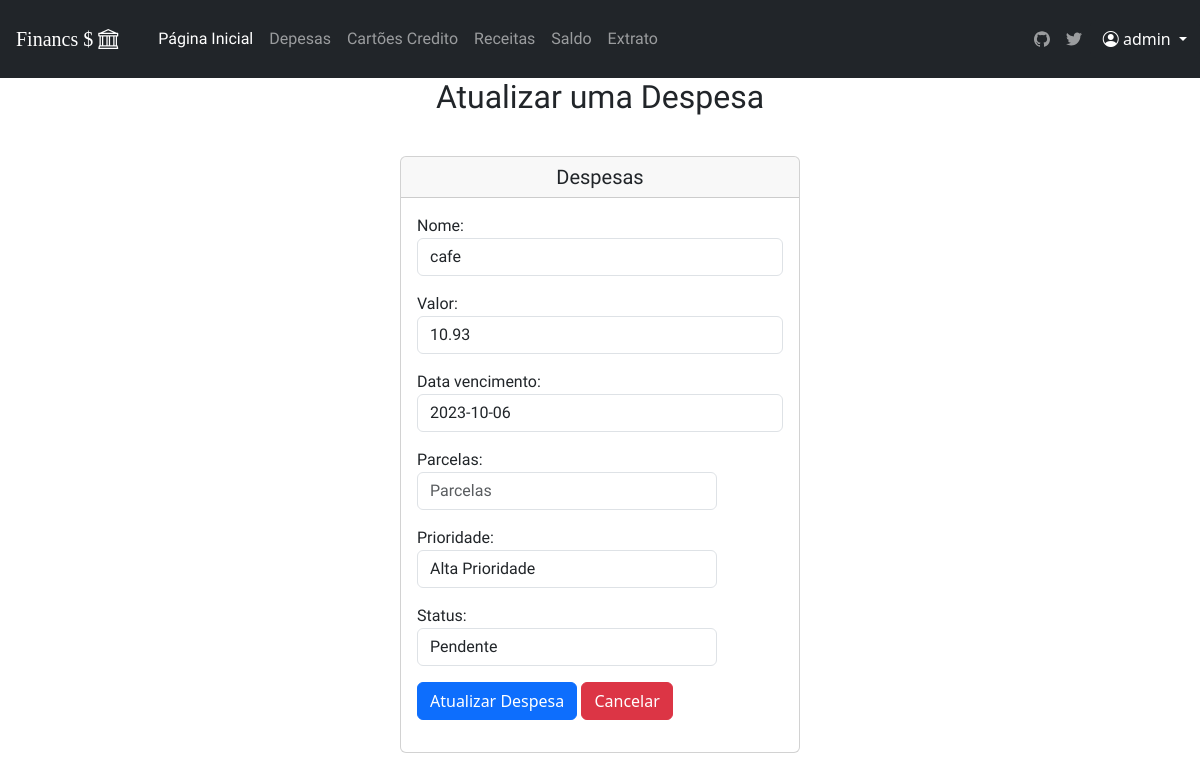
/atualizar_despesa/18/ (signed in), run on the app's committed database.
### financas/models.py (models this page shows, shortened)
class Despesa (models.Model):
    id_usuario= models.ForeignKey(User, on_delete=models.CASCADE)
    nome = models.CharField(max_length=100)
    valor = models.DecimalField(max_digits=10, decimal_places=2)
    prioridade = models.CharField(max_length=50, choices=Prioridades)
    data_entrada = models.DateField()
    data_vencimento = models.DateField(null=True)
    parcelas = models.IntegerField(blank=True, null=True)
    status = models.CharField(max_length=50, choices=Status)
    data_paga = models.DateField()
    changed = models.CharField(max_length=50, choices=Changed)
    dp_rc =  models.CharField(max_length=50, choices=dp_rc)

### financas/views.py (the view)
# urls.py: path('atualizar_despesa/<id_despesa>/',atualizar_despesa, name='atualizar_despesa'),
@login_required
def atualizar_despesa(request, id_despesa):
    despesa = Despesa.objects.filter(id=id_despesa, id_usuario=request.user).first()
    id_usuario = request.user.id
    if request.method == 'POST':
        form = DespesaForm(request.POST, instance=despesa)
        if form.is_valid():
            form.save()
            return redirect('despesa', id_usuario )
    else:
        form = DespesaForm(instance=despesa)
    context = {
        'form': form
    }
    return render(request, 'despesa/atualizar_despesa.html', context)

### financas/forms.py
class DespesaForm(forms.ModelForm):
    prioridade = forms.ChoiceField(choices=Prioridades, widget=forms.Select(attrs={'class': "form-control", 'style': 'max-width: 300px; text-align: left;'}))
    status = forms.ChoiceField(choices=Status, widget=forms.Select(attrs={'class': "form-control", 'style': 'max-width: 300px; text-align: left;'}))
    parcelas = forms.IntegerField(required=False , widget=forms.NumberInput(attrs={ 'class': "form-control", 'style': 'max-width: 300px; text-align: left;', 'placeholder': 'Parcelas'}))
    class Meta:
        model = Despesa
        fields = ['nome', 'valor', 'data_vencimento', 'parcelas','prioridade', 'status']
        widgets = {
            'nome': forms.TextInput(attrs={'class': 'form-control'}),
            'valor': forms.NumberInput(attrs={'class': 'form-control',   }),
            'data_entrada' : forms.DateInput(attrs={'class': 'form-control' , 'style': 'max-width: 300px;'}),
            'data_vencimento': forms.DateInput(attrs={'class': 'form-control'}),
        }

### financ/timeout.py (called while the page is built, shortened)
    def __call__(self, request):
        if request.user.is_authenticated:
            last_activity = request.session.get('last_activity')
            request.session['last_activity'] = datetime.datetime.now().isoformat()
        response = self.get_response(request)
        return response

### financas/static/templates/despesa/atualizar_despesa.html (shortened to what this page needs)
{%extends 'base.html'%}
{%load static %}
{%block content%}
<h2 class=" text-center">Atualizar uma Despesa</h2>
<div class='container mt-4 d-flex justify-content-center align-items-center'>
    <div class="card mt-3" style="width:400px">
      <h5 class="card-header text-center">Despesas</h5>
      <div class="card-body ">
                <form method="post">
                    <div class="form-group">
                  {{form.as_p}}
                <button type="submit" class="btn btn-primary text-white" >Atualizar Despesa </button>
                <a href="{%url 'despesa' request.user.id %}" class="btn btn-danger text-white" >Cancelar</a>
                </form>
      </div>
    </div>
</div>
{%endblock%}

### financas/static/templates/base.html (shortened to what this page needs)
{%load static %}
<head>
	<link href="https://cdn.jsdelivr.net/npm/bootstrap@5.3.0/dist/css/bootstrap.min.css" rel="stylesheet">
	<link rel="stylesheet" href="https://cdn.jsdelivr.net/npm/bootstrap-icons@1.10.5/font/bootstrap-icons.css">
	<link rel="stylesheet" href = "{% static  'bs4/css/style.css'%}" >
</head>
<body>
	<nav class="navbar navbar-expand-lg navbar-dark bg-dark ">
		{%if request.user.is_authenticated %}
			<a id= 'title' class="navbar-brand p-3 font " href="{%url 'index' request.user.id %}">Financs $ <i class="bi bi-bank"></i></a>
		{%else%}
			<a class="navbar-brand p-3 font " href="/"> Financs $ <i class="bi bi-bank"></i></a>
		{% endif %}
			{%if request.user.is_authenticated %}
				<div class="collapse navbar-collapse pl-3" >
					<ul class="navbar-nav ml-auto">
						<li class="nav-item ">
							<a class="nav-link nav py-2 px-0 px-lg-2 active" aria-current="true" href="{% url 'index' request.user.id %}" onclick="ga('send', 'event', 'Navbar', 'Community links', 'Docs');">Página Inicial</a>
						</li>
						<li class="nav-item ">
							<a class="nav-link py-2 px-0 px-lg-2" href="{% url 'despesa' request.user.id %}" onclick="ga('send', 'event', 'Navbar', 'Community links', 'Examples');">Depesas</a>
						</li>
						<li class="nav-item ">
							<a class="nav-link py-2 px-0 px-lg-2" href="{% url 'cartoes' request.user.id %}" onclick="ga('send', 'event', 'Navbar', 'Community links', 'Examples');">Cartões Credito</a>
						</li>
						<li class="nav-item ">
							<a class="nav-link py-2 px-0 px-lg-2" href="{% url 'receita' request.user.id %}" onclick="ga('send', 'event', 'Navbar', 'Community links', 'Icons');"  rel="noopener">Receitas</a>
						</li>
						<li class="nav-item ">
							<a class="nav-link py-2 px-0 px-lg-2" href="{% url 'saldo' request.user.id %}" onclick="ga('send', 'event', 'Navbar', 'Community links', 'Themes');"  rel="noopener">Saldo</a>
						</li>
						<li class="nav-item ">
							<a class="nav-link py-2 px-0 px-lg-2" href="{% url 'extrato' request.user.id %}" onclick="ga('send', 'event', 'Navbar', 'Community links', 'Blog');"  rel="noopener">Extrato</a>
						</li>
					</ul>
				</div>
				{% if 'Mobile' in request.META.HTTP_USER_AGENT or 'Android' in request.META.HTTP_USER_AGENT or 'iPhone' in request.META.HTTP_USER_AGENT %}
				<div class="btn-group">
				<button type="button" class="btn  font btn-dark dropdown-toggle" data-bs-toggle="dropdown" data-bs-display="static" aria-expanded="false"><i class="bi bi-bar-chart-steps"></i>
				</button>
				<ul class="dropdown-menu dropdown-menu-end" >
					{% comment %} <li><a	 class="dropdown-item">  </a> </li> {% endcomment %}
					{% comment %} <li><a href="{%url ''%}" ><button class="dropdown-item" type="button">Pedidos</button></li></a> <li><hr class="dropdown-divider"></li>
					 {% endcomment %}
					 <li><a class="nav-link nav py-2 px-0 px-lg-2 ms-2 active" aria-current="true" href="{% url 'index' request.user.id %}" onclick="ga('send', 'event', 'Navbar', 'Community links', 'Docs');">Página Inicial</a></li>
					 <li><a class="nav-link py-2 px-0 px-lg-2 ms-2" href="{% url 'despesa' request.user.id %}" onclick="ga('send', 'event', 'Navbar', 'Community links', 'Examples');">Depesas</a></li>
					 <li><a class="nav-link py-2 px-0 px-lg-2 ms-2" href="{% url 'cartoes' request.user.id %}" onclick="ga('send', 'event', 'Navbar', 'Community links', 'Examples');">Cartões Credito</a></li>
					 <li><a class="nav-link py-2 px-0 px-lg-2 ms-2" href="{% url 'receita' request.user.id %}" onclick="ga('send', 'event', 'Navbar', 'Community links', 'Icons');"  rel="noopener">Receitas</a></li>
					 <li><a class="nav-link py-2 px-0 px-lg-2 ms-2" href="{% url 'saldo' request.user.id %}" onclick="ga('send', 'event', 'Navbar', 'Community links', 'Themes');"  rel="noopener">Saldo</a></li>
					 <li><a class="nav-link py-2 px-0 px-lg-2 ms-2" href="{% url 'extrato' request.user.id %}" onclick="ga('send', 'event', 'Navbar', 'Community links', 'Blog');"  rel="noopener">Extrato</a></li>
					</ul>
				</ul>
			</div>
				{%else%}
				 <ul class="navbar-nav ml-auto">
					<li class="nav-item ">
						<a class="nav-link py-2 px-0 px-lg-2" href="https://github.com/TheusGley/Financs.git" target="_blank" rel="noopener">
						</a>
					</li>
					<li class="nav-item col-6 col-lg-auto">
						<a class="nav-link py-2 px-0 px-lg-2" href="https://twitter.com/TheLastGley" target="_blank" rel="noopener">
						</a>
					</li>
				</ul>
				{%endif%}
			{%endif%}
			{%if request.user.is_authenticated %}
				<div class="btn-group">
					<button type="button" class="btn  font btn-dark dropdown-toggle" data-bs-toggle="dropdown" data-bs-display="static" aria-expanded="false"><i class="bi bi-person-circle"></i>
						{{ request.user.username }}
					</button>
				</div>
				{% endif %}
	</nav>
</body>
{%block content%}
{%endblock content%}

### financas/static/bs4/css/style.css (style rules this page uses)
.nav-item , #title { font-family: 'Alfa Slab One', cursive !important; }
h2,h5,h4, h3 #font { font-family: 'Asap Condensed', sans-serif; }
td, p, label { font-family: 'Asap Condensed', sans-serif; }
a, button , .input { font-family: 'Signika', sans-serif; }
body { margin: 0; padding: 0; height: 100%; width: 100%; position: relative; }

### data on the page
Despesa: nome "cafe", valor "10.93", data_vencimento "2023-10-06", prioridade "Alta Prioridade", status "Pendente"

### other printed values
{{ request.user.username }} "admin"
